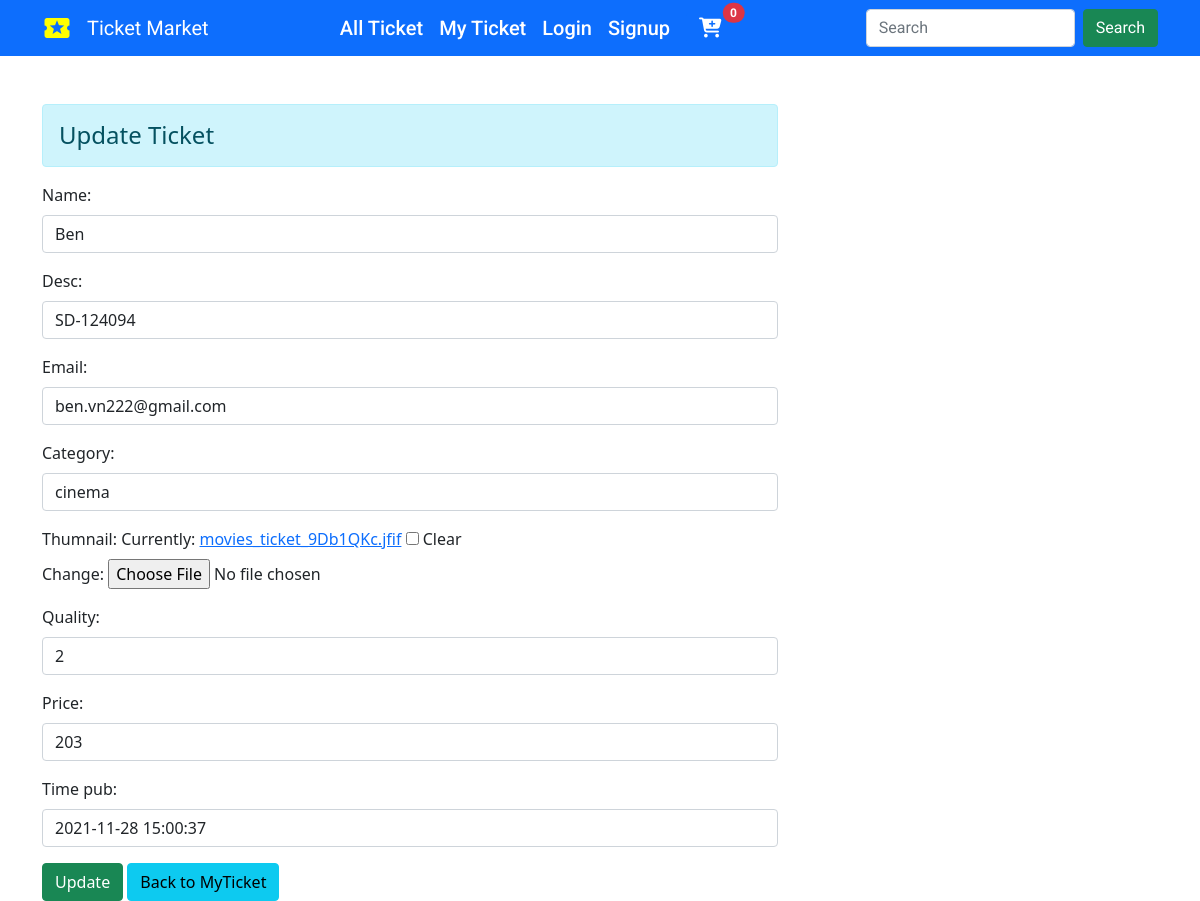
Screenshot of /15/ with the database file from the repository.
### enroll/models.py (models this page shows, shortened)
class Ticket(models.Model):
    name = models.CharField(max_length=100)
    desc = models.CharField(max_length=100)
    email = models.CharField(max_length=100, blank=True, null=True, default=None)
    category = models.ForeignKey(Category,on_delete=models.CASCADE, blank=True, null=True, default=None)
    thumnail =  models.ImageField(default="upload.png", blank=True)
    quality = models.IntegerField(default=0)
    price = models.IntegerField(default=0)
    time_pub = models.DateTimeField(default=timezone.now)
    author = models.ForeignKey(User, on_delete=models.CASCADE, blank=True, null=True, default=None)

### enroll/views.py (the view)
# urls.py: path('<int:id>/',views.update_data, name="updatedata"),
def update_data(request, id):
    if request.method == 'POST':
        pi = Ticket.objects.get(pk=id)
        fm = TicketRegistration(request.POST, request.FILES, instance=pi)
        if fm.is_valid():
            fm.save()
    else:
        pi = Ticket.objects.get(pk=id)
        fm = TicketRegistration(instance=pi)
    return render(request, 'enroll/updateticket.html', {'form': fm})

### enroll/forms.py
class TicketRegistration(forms.ModelForm):
    class Meta:
        model = Ticket
        fields = ['name','desc','email','category','thumnail','quality','price','time_pub']
        widgets = {
            'name': forms.TextInput(attrs={'class':'form-control'}),
            'email': forms.TextInput(attrs={'class':'form-control'}),
            'desc': forms.TextInput(attrs={'class':'form-control'}),
            'category': forms.Select(attrs={'class':'form-control'}),
            'quality': forms.NumberInput(attrs={'class':'form-control'}),
            'price': forms.NumberInput(attrs={'class':'form-control'}),
            'time_pub': forms.DateTimeInput(attrs={'class':'form-control'}),
        }

### enroll/models.py (called while the page is built)
    def __str__(self):
        return self.title

### enroll/templates/enroll/updateticket.html
{% extends 'enroll/base.html' %} {% block content %}
<div class="row">
	<div class="col-sm-8">
		<h4 class="alert alert-info">Update Ticket{{id}}</h4>
		<form action="" method="post" enctype="multipart/form-data">
			{% csrf_token %} {{form.as_p}}
			<input type="submit" class="btn btn-success" value="Update" />
			<a href="{% url 'addandshow'%}" class="btn btn-info">Back to MyTicket</a>
		</form>
	</div>
</div>
{% endblock content %}

### rows the page displays
Ticket: name "Ben", desc "SD-124094", email "ben.vn222@gmail.com", category "cinema", quality "2", price "203", time_pub "2021-11-28 15:00:37"

### other values shown
{{ request.session.cart|length }} "0"
